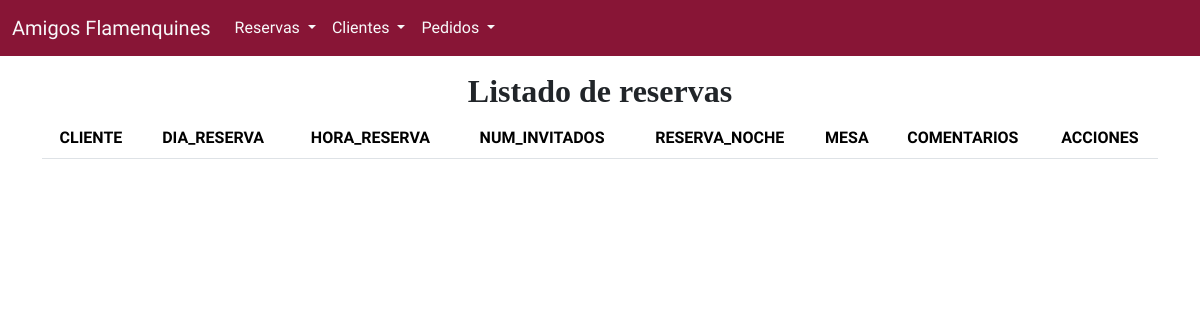
The app's page /listado_reserva.php, older data.
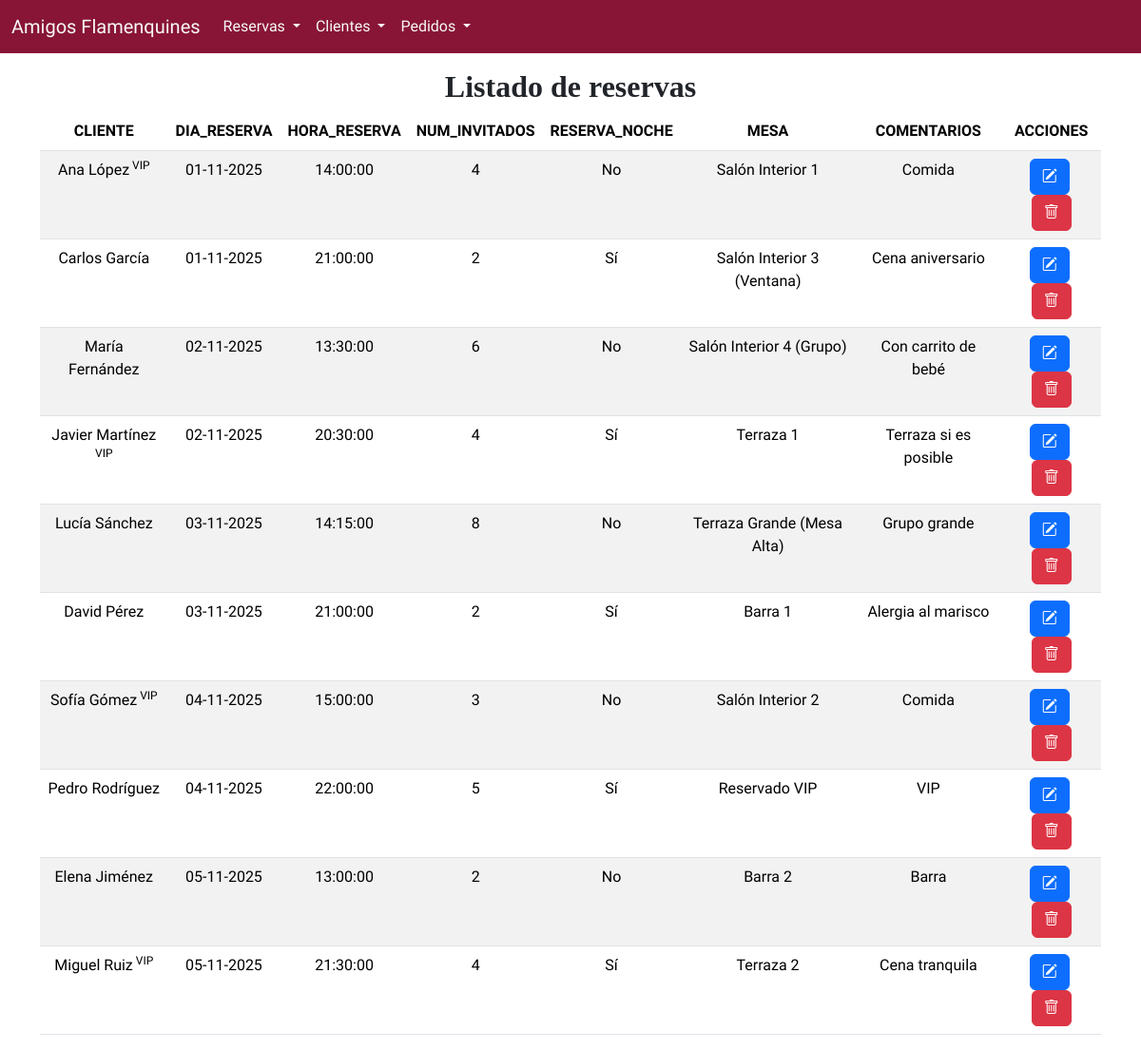
The same page, newer data.
### tables this page shows
CREATE TABLE `reservation` (
  `id_reservation` int NOT NULL,
  `reservation_date` datetime NOT NULL,
  `number_of_guests` int NOT NULL,
  `is_night_reservation` tinyint(1) NOT NULL,
  `comment` varchar(50) NOT NULL,
  `id_board` int NOT NULL,
  `id_client` int NOT NULL
);

CREATE TABLE `client` (
  `id_client` int NOT NULL,
  `date_created_account` date NOT NULL,
  `age` int NOT NULL,
  `is_vip` tinyint(1) NOT NULL,
  `name` varchar(50) NOT NULL
);

CREATE TABLE `board` (
  `id_board` int NOT NULL,
  `created` datetime NOT NULL,
  `capacity` int NOT NULL,
  `location` varchar(100) NOT NULL
);

### reserva.php (the view, shortened to what this page needs)
<?php
function obtenerReservas($conexion, $cliente = null, $fecha = null, $hora = null, $numClientes = null, $reservaNoche = null, $mesa = null) {
    try {
        $sql = "SELECT r.*, b.location AS board_location, c.name AS client_name, c.is_vip AS client_is_vip
                FROM reservation r
                JOIN board b ON r.id_board = b.id_board
                JOIN client c ON r.id_client = c.id_client";
        $sql .= " ORDER BY r.reservation_date ASC";
        $stmt = $conexion->prepare($sql);
        $stmt->execute();
        return $stmt->get_result();
    } catch (Exception $e) {
        error_log("Error al obtener reservas: " . $e->getMessage());
        return false;
    }
}
function generarTablaReservas($resultado) {
    $mensaje = "<h2 class='text-center'>Listado de reservas</h2>";
    $mensaje .= "<table class='table table-striped text-center'>";
    $mensaje .= "<thead><tr>
                    <th>CLIENTE</th>
                    <th>DIA_RESERVA</th>
                    <th>HORA_RESERVA</th>
                    <th>NUM_INVITADOS</th>
                    <th>RESERVA_NOCHE</th>
                    <th>MESA</th>
                    <th>COMENTARIOS</th>
                    <th>ACCIONES</th>
                 </tr></thead><tbody>";
    while ($fila = $resultado->fetch_assoc()) {
        $idReservation = $fila['id_reservation'];
        $clientNameReservation = $fila['client_name'];
        $clientIsVip = $fila['client_is_vip']?"VIP":"";
        $reservationDateReservation = date('d-m-Y', strtotime($fila['reservation_date']));
        $reservationTimeReservation = date('H:i:s', strtotime($fila['reservation_date']));
        $numberGuestsReservation = $fila['number_of_guests'];
        $nightReservation = $fila['is_night_reservation']?"Sí":"No";
        $boardLocationReservation = $fila['board_location'];
        $commentReservation = $fila['comment'];
        $mensaje .= "<tr>
                        <td>{$clientNameReservation}<sup> {$clientIsVip}</sup></td>
                        <td>{$reservationDateReservation}</td>
                        <td>{$reservationTimeReservation}</td>
                        <td>{$numberGuestsReservation}</td>
                        <td>{$nightReservation}</td>
                        <td>{$boardLocationReservation}</td>
                        <td>{$commentReservation}</td>
                        <td>
                            <form class='d-inline me-1' action='editar_reserva.php' method='post'>
                                <input type='hidden' name='id_reservation' value='" . $idReservation . "' />
                                <input type='hidden' name='reservation_date' value='" . $fila['reservation_date'] . "' />
                                <input type='hidden' name='number_of_guests' value='" . $numberGuestsReservation . "' />
                                <input type='hidden' name='is_night_reservation' value='" . $nightReservation . "' />
                                <input type='hidden' name='comment' value='" . $commentReservation . "' />
                                <input type='hidden' name='id_board' value='" . $fila["id_board"] . "' />
                                <input type='hidden' name='id_client' value='" . $fila["id_client"] . "' />
                                <button name='Editar' class='btn btn-primary'><i class='bi bi-pencil-square'></i></button>
                            </form>
                            <form class='d-inline' action='borrar_reserva.php' method='post'>
                                <input type='hidden' name='id_reservation' value='{$idReservation}' />
                                <button name='Borrar' class='btn btn-danger'><i class='bi bi-trash'></i></button>
                            </form>
                        </td>
                    </tr>";
    }
    $mensaje .= "</tbody></table>";
    return $mensaje;
}

Row changes from the older to the newer data that the page shows:
added reservation: id_client.name "Ana López", id_client.is_vip "VIP", reservation_date "01-11-2025", reservation_date "14:00:00", number_of_guests "4", is_night_reservation "No", id_board.location "Salón Interior 1", comment "Comida"
added reservation: id_client.name "Carlos García", reservation_date "01-11-2025", reservation_date "21:00:00", number_of_guests "2", is_night_reservation "Sí", id_board.location "Salón Interior 3 (Ventana)", comment "Cena aniversario"
added reservation: id_client.name "María Fernández", reservation_date "02-11-2025", reservation_date "13:30:00", number_of_guests "6", is_night_reservation "No", id_board.location "Salón Interior 4 (Grupo)", comment "Con carrito de bebé"
added reservation: id_client.name "Javier Martínez", id_client.is_vip "VIP", reservation_date "02-11-2025", reservation_date "20:30:00", number_of_guests "4", is_night_reservation "Sí", id_board.location "Terraza 1", comment "Terraza si es posible"
added reservation: id_client.name "Lucía Sánchez", reservation_date "03-11-2025", reservation_date "14:15:00", number_of_guests "8", is_night_reservation "No", id_board.location "Terraza Grande (Mesa Alta)", comment "Grupo grande"
added reservation: id_client.name "David Pérez", reservation_date "03-11-2025", reservation_date "21:00:00", number_of_guests "2", is_night_reservation "Sí", id_board.location "Barra 1", comment "Alergia al marisco"
added reservation: id_client.name "Sofía Gómez", id_client.is_vip "VIP", reservation_date "04-11-2025", reservation_date "15:00:00", number_of_guests "3", is_night_reservation "No", id_board.location "Salón Interior 2", comment "Comida"
added reservation: id_client.name "Pedro Rodríguez", reservation_date "04-11-2025", reservation_date "22:00:00", number_of_guests "5", is_night_reservation "Sí", id_board.location "Reservado VIP", comment "VIP"
added reservation: id_client.name "Elena Jiménez", reservation_date "05-11-2025", reservation_date "13:00:00", number_of_guests "2", is_night_reservation "No", id_board.location "Barra 2", comment "Barra"
added reservation: id_client.name "Miguel Ruiz", id_client.is_vip "VIP", reservation_date "05-11-2025", reservation_date "21:30:00", number_of_guests "4", is_night_reservation "Sí", id_board.location "Terraza 2", comment "Cena tranquila"
